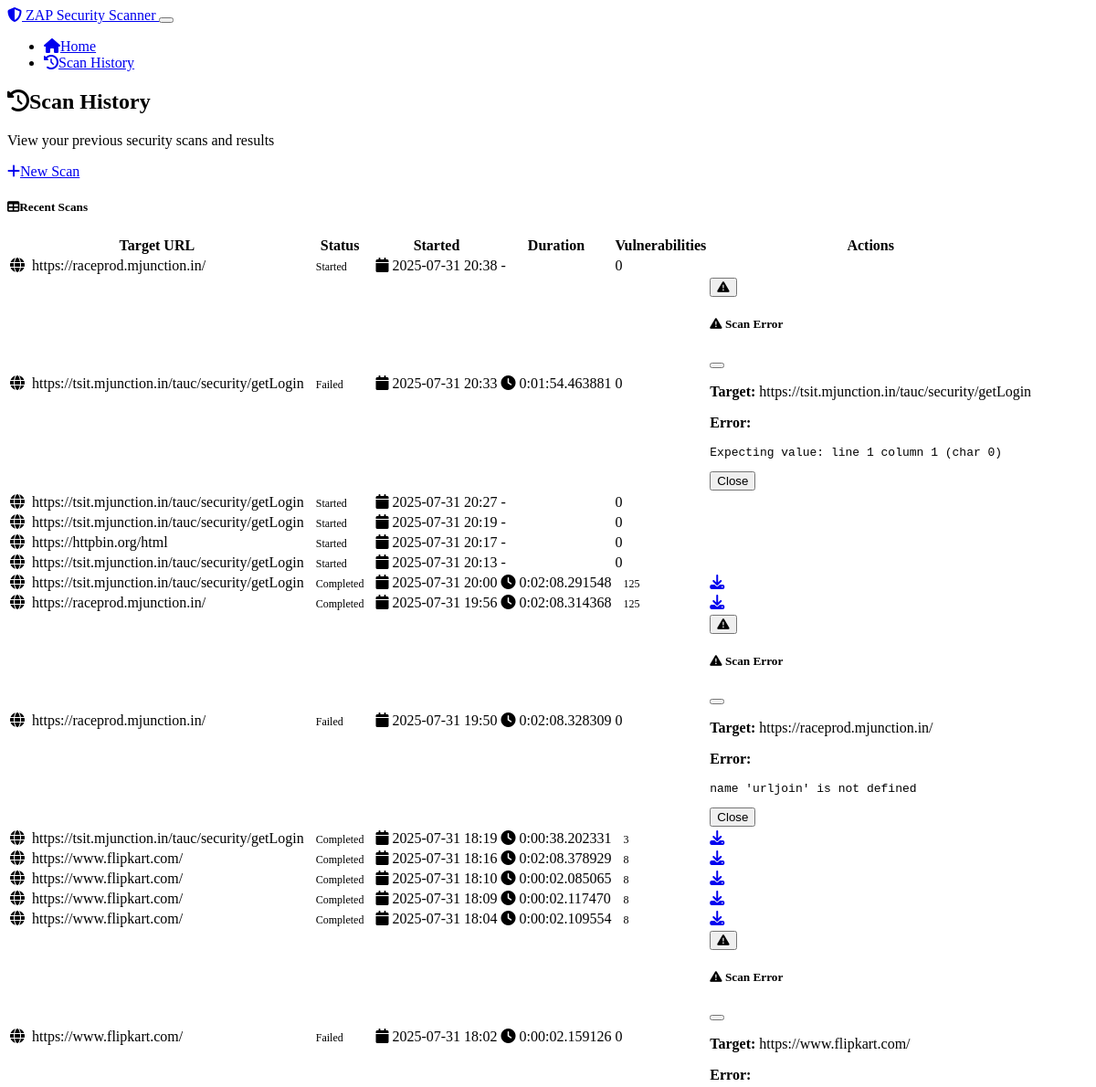
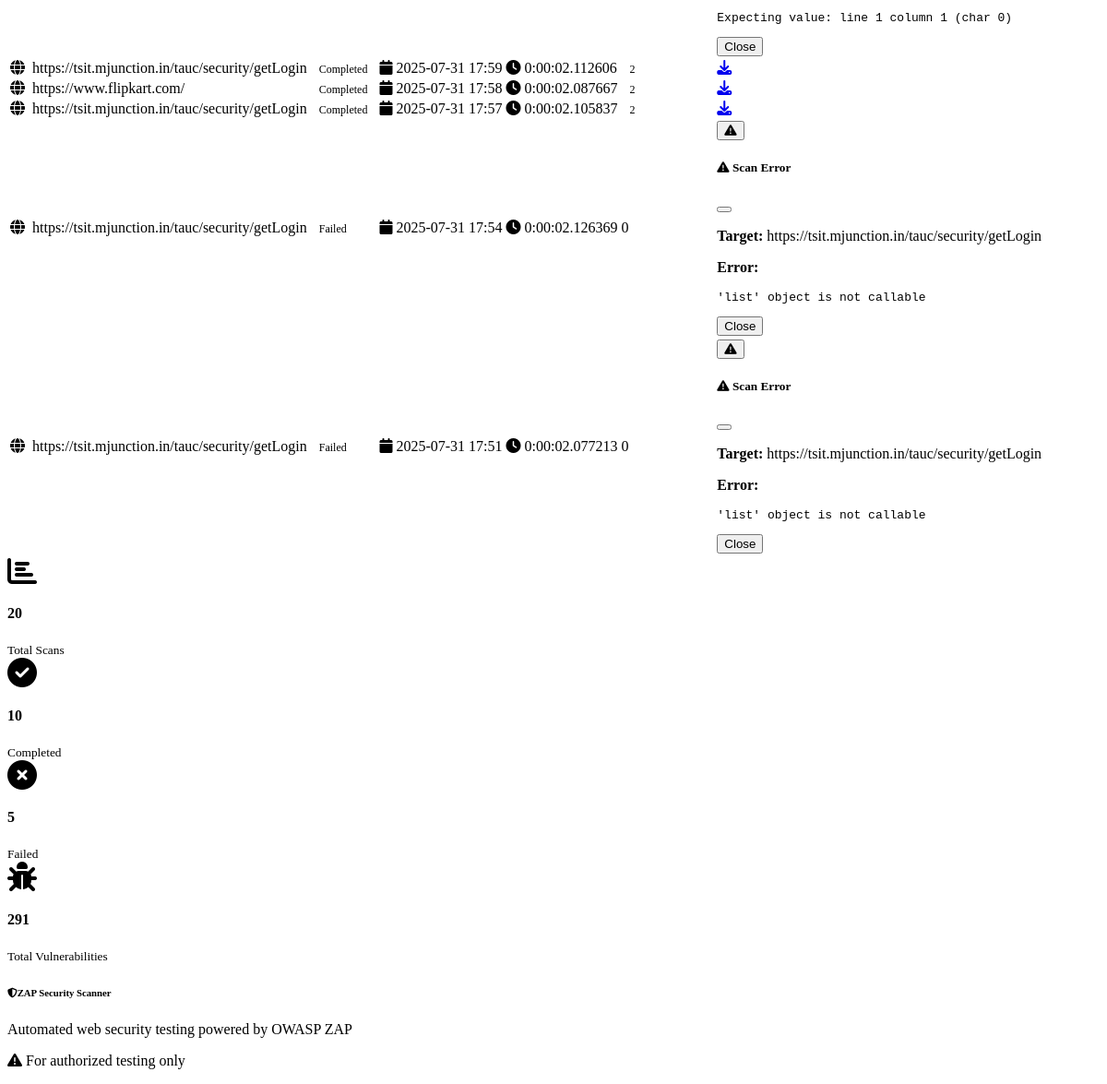
/scan_history, run on an earlier commit of the app's database (2 pictures, top to bottom).
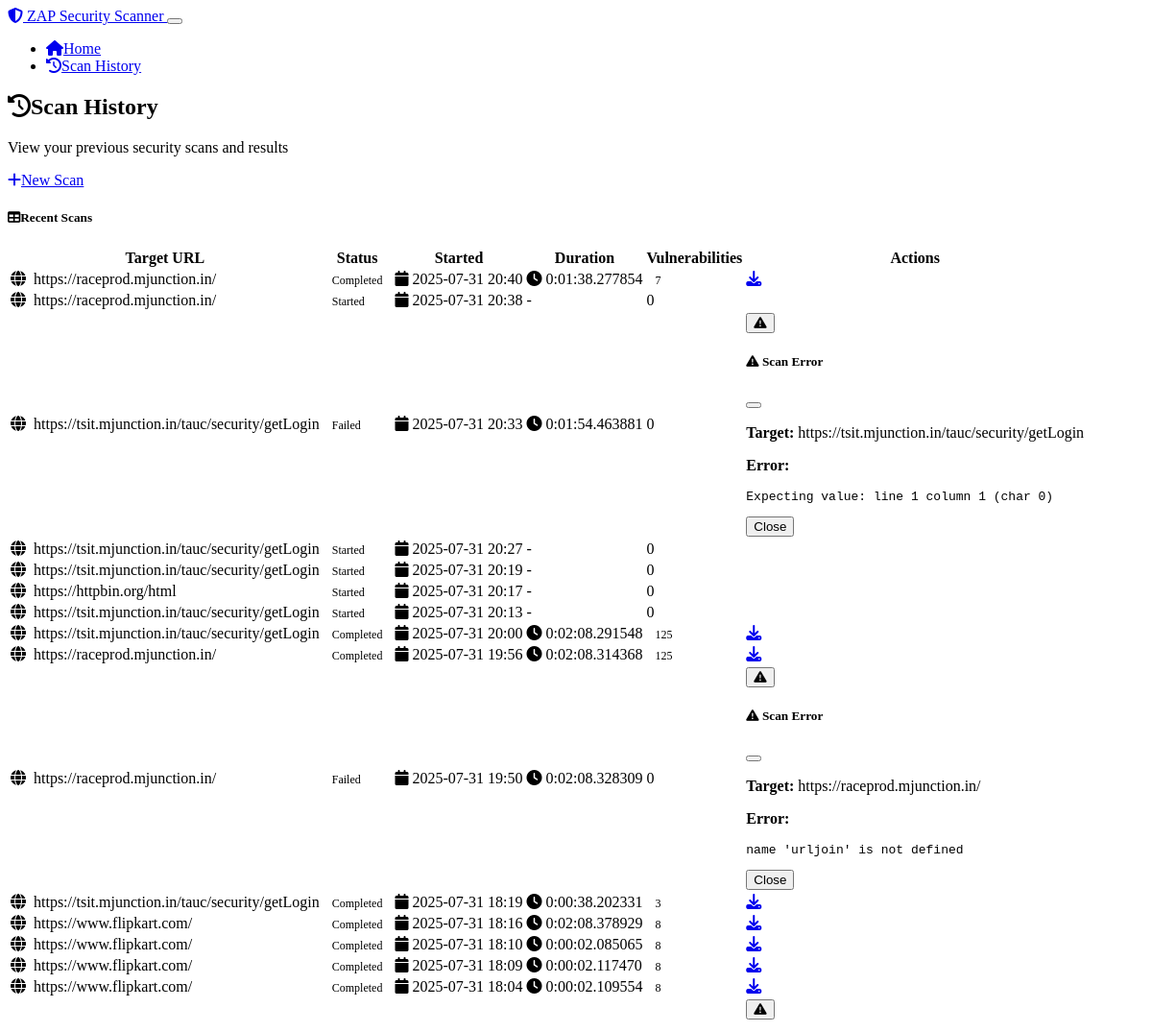
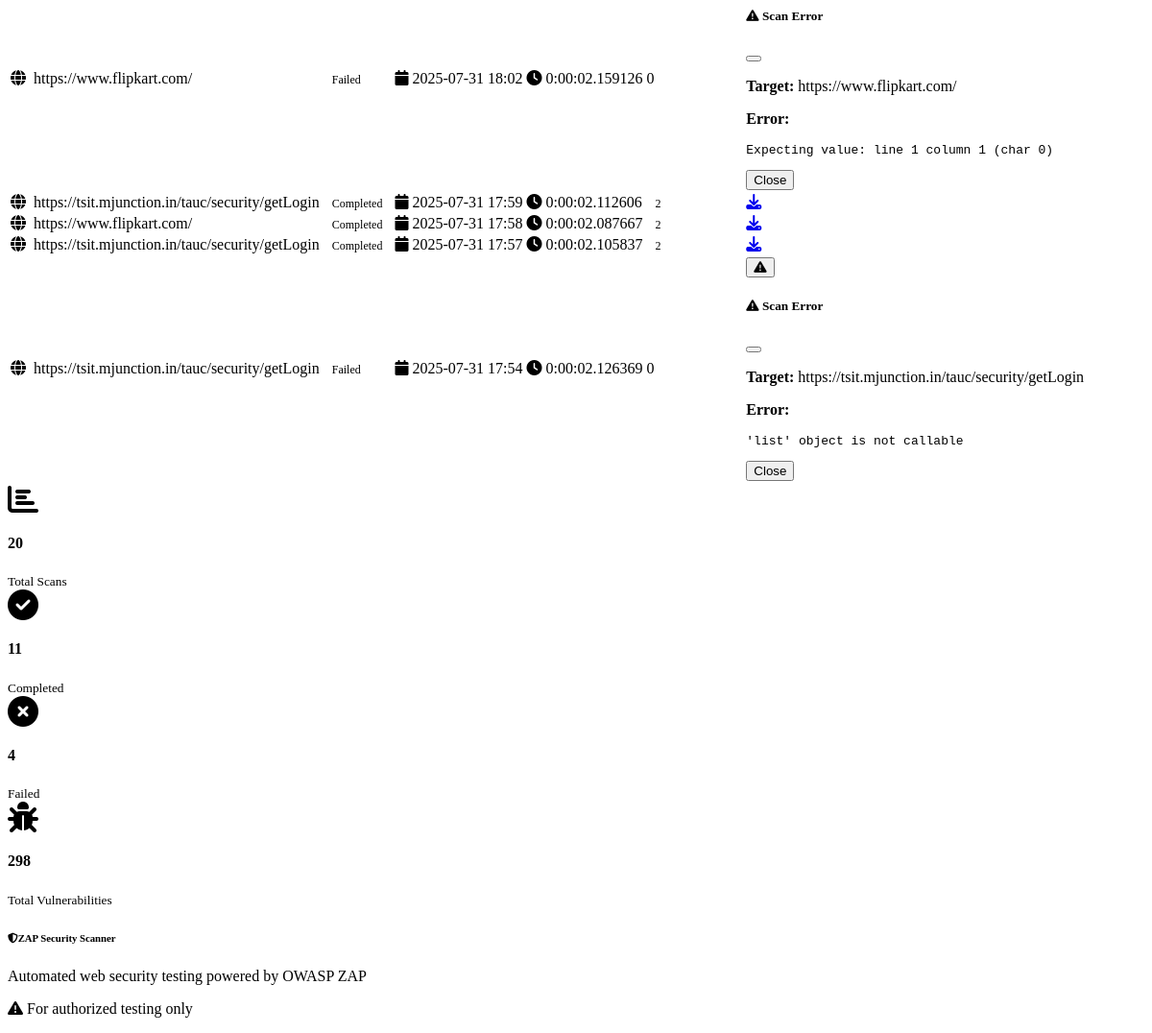
And on a later commit of the database (2 pictures, top to bottom).
### models.py (models this page shows, shortened)
class ScanRecord(db.Model):
    id = db.Column(db.Integer, primary_key=True)
    target_url = db.Column(db.String(500), nullable=False)
    status = db.Column(db.String(50), nullable=False, default='pending')  # pending, started, completed, failed, stopped
    started_at = db.Column(db.DateTime, nullable=False, default=datetime.utcnow)
    completed_at = db.Column(db.DateTime)
    vulnerability_count = db.Column(db.Integer, default=0)
    results_json = db.Column(Text)  # Store scan results as JSON
    error_message = db.Column(Text)
    @property
    def duration(self):
        if self.completed_at and self.started_at:
            return self.completed_at - self.started_at
        return None
    @property
    def status_badge_class(self):
        status_classes = {
            'pending': 'bg-secondary',
            'started': 'bg-primary',
            'completed': 'bg-success',
            'failed': 'bg-danger',
            'stopped': 'bg-warning'
        }
        return status_classes.get(self.status, 'bg-secondary')

### app.py (the view)
@app.route('/scan_history')
def scan_history():
    scans = models.ScanRecord.query.order_by(models.ScanRecord.started_at.desc()).limit(20).all()
    return render_template('scan_history.html', scans=scans)

### templates/scan_history.html (shortened to what this page needs)
{% extends "base.html" %}
{% block content %}
<div class="row">
    <div class="col-12">
        <div class="d-flex justify-content-between align-items-center mb-4">
            <div>
                <h2><i class="fas fa-history me-2"></i>Scan History</h2>
                <p class="text-muted mb-0">View your previous security scans and results</p>
            </div>
            <div>
                <a href="{{ url_for('index') }}" class="btn btn-primary">
                    <i class="fas fa-plus me-2"></i>New Scan
                </a>
            </div>
        </div>
        {% if scans %}
        <div class="card shadow">
            <div class="card-header bg-dark text-white">
                <h5 class="card-title mb-0">
                    <i class="fas fa-table me-2"></i>Recent Scans
                </h5>
            </div>
            <div class="card-body p-0">
                <div class="table-responsive">
                    <table class="table table-hover mb-0">
                        <thead class="table-dark">
                            <tr>
                                <th>Target URL</th>
                                <th>Status</th>
                                <th>Started</th>
                                <th>Duration</th>
                                <th>Vulnerabilities</th>
                                <th>Actions</th>
                            </tr>
                        </thead>
                        <tbody>
                            {% for scan in scans %}
                            <tr>
                                <td>
                                    <i class="fas fa-globe me-2 text-primary"></i>
                                    <span class="fw-bold">{{ scan.target_url|truncate(50) }}</span>
                                </td>
                                <td>
                                    <span class="badge {{ scan.status_badge_class }}">
                                        {{ scan.status|title }}
                                    </span>
                                </td>
                                <td>
                                    <i class="fas fa-calendar me-1 text-muted"></i>
                                    {{ scan.started_at.strftime('%Y-%m-%d %H:%M') }}
                                </td>
                                <td>
                                    {% if scan.duration %}
                                        <i class="fas fa-clock me-1 text-muted"></i>
                                        {{ scan.duration }}
                                    {% else %}
                                        <span class="text-muted">-</span>
                                    {% endif %}
                                </td>
                                <td>
                                    {% if scan.vulnerability_count %}
                                        <span class="badge bg-{{ 'danger' if scan.vulnerability_count > 5 else 'warning' if scan.vulnerability_count > 0 else 'success' }}">
                                            {{ scan.vulnerability_count }}
                                        </span>
                                    {% else %}
                                        <span class="text-muted">0</span>
                                    {% endif %}
                                </td>
                                <td>
                                    {% if scan.status == 'completed' and scan.results_json %}
                                        <a href="{{ url_for('download_report', scan_id=scan.id) }}"
                                           class="btn btn-sm btn-success me-2"
                                           title="Download PDF Report">
                                            <i class="fas fa-download"></i>
                                        </a>
                                    {% endif %}
                                    {% if scan.error_message %}
                                        <button class="btn btn-sm btn-outline-danger"
                                                data-bs-toggle="modal"
                                                data-bs-target="#errorModal{{ scan.id }}"
                                                title="View Error">
                                            <i class="fas fa-exclamation-triangle"></i>
                                        </button>
                                        <div class="modal fade" id="errorModal{{ scan.id }}" tabindex="-1">
                                            <div class="modal-dialog">
                                                <div class="modal-content">
                                                    <div class="modal-header bg-danger text-white">
                                                        <h5 class="modal-title">
                                                            <i class="fas fa-exclamation-triangle me-2"></i>
                                                            Scan Error
                                                        </h5>
                                                        <button type="button" class="btn-close" data-bs-dismiss="modal"></button>
                                                    </div>
                                                    <div class="modal-body">
                                                        <p><strong>Target:</strong> {{ scan.target_url }}</p>
                                                        <p><strong>Error:</strong></p>
                                                        <pre class="bg-light p-3 rounded">{{ scan.error_message }}</pre>
                                                    </div>
                                                    <div class="modal-footer">
                                                        <button type="button" class="btn btn-secondary" data-bs-dismiss="modal">Close</button>
                                                    </div>
                                                </div>
                                            </div>
                                        </div>
                                    {% endif %}
                                </td>
                            </tr>
                            {% endfor %}
                        </tbody>
                    </table>
                </div>
            </div>
        </div>
        {% endif %}
        {% if scans %}
        <div class="row mt-4">
            <div class="col-md-3">
                <div class="card bg-primary text-white">
                    <div class="card-body text-center">
                        <i class="fas fa-chart-bar fa-2x mb-2"></i>
                        <h4>{{ scans|length }}</h4>
                        <small>Total Scans</small>
                    </div>
                </div>
            </div>
            <div class="col-md-3">
                <div class="card bg-success text-white">
                    <div class="card-body text-center">
                        <i class="fas fa-check-circle fa-2x mb-2"></i>
                        <h4>{{ scans|selectattr('status', 'equalto', 'completed')|list|length }}</h4>
                        <small>Completed</small>
                    </div>
                </div>
            </div>
            <div class="col-md-3">
                <div class="card bg-danger text-white">
                    <div class="card-body text-center">
                        <i class="fas fa-times-circle fa-2x mb-2"></i>
                        <h4>{{ scans|selectattr('status', 'equalto', 'failed')|list|length }}</h4>
                        <small>Failed</small>
                    </div>
                </div>
            </div>
            <div class="col-md-3">
                <div class="card bg-warning text-dark">
                    <div class="card-body text-center">
                        <i class="fas fa-bug fa-2x mb-2"></i>
                        <h4>{{ scans|sum(attribute='vulnerability_count') or 0 }}</h4>
                        <small>Total Vulnerabilities</small>
                    </div>
                </div>
            </div>
        </div>
        {% endif %}
    </div>
</div>
{% endblock %}

### templates/base.html (shortened to what this page needs)
<!DOCTYPE html>
<html lang="en" data-bs-theme="dark">
<head>
    <link href="https://cdn.replit.com/agent/bootstrap-agent-dark-theme.min.css" rel="stylesheet">
    <link rel="stylesheet" href="https://cdnjs.cloudflare.com/ajax/libs/font-awesome/6.4.0/css/all.min.css">
    <link rel="stylesheet" href="{{ url_for('static', filename='css/custom.css') }}">
</head>
<body>
    <nav class="navbar navbar-expand-lg navbar-dark bg-dark">
        <div class="container">
            <a class="navbar-brand" href="{{ url_for('index') }}">
                <i class="fas fa-shield-alt me-2"></i>
                ZAP Security Scanner
            </a>
            <button class="navbar-toggler" type="button" data-bs-toggle="collapse" data-bs-target="#navbarNav">
            </button>
            <div class="collapse navbar-collapse" id="navbarNav">
                <ul class="navbar-nav ms-auto">
                    <li class="nav-item">
                        <a class="nav-link" href="{{ url_for('index') }}">
                            <i class="fas fa-home me-1"></i>Home
                        </a>
                    </li>
                    <li class="nav-item">
                        <a class="nav-link" href="{{ url_for('scan_history') }}">
                            <i class="fas fa-history me-1"></i>Scan History
                        </a>
                    </li>
                </ul>
            </div>
        </div>
    </nav>
    <main class="container my-4">
        {% block content %}{% endblock %}
    </main>
    <footer class="bg-dark text-light py-4 mt-5">
        <div class="container">
            <div class="row">
                <div class="col-md-6">
                    <h6><i class="fas fa-shield-alt me-2"></i>ZAP Security Scanner</h6>
                    <p class="small mb-0">Automated web security testing powered by OWASP ZAP</p>
                </div>
                <div class="col-md-6 text-md-end">
                    <p class="small mb-0">
                        <i class="fas fa-exclamation-triangle me-1"></i>
                        For authorized testing only
                    </p>
                </div>
            </div>
        </div>
    </footer>
</body>
</html>

### static/css/custom.css (style rules this page uses)
.card { transition: transform 0.2s ease-in-out, box-shadow 0.2s ease-in-out; }
.badge { font-size: 0.75em; padding: 0.5em 0.75em; }
[data-bs-theme="dark"] .card { background-color: var(--bs-dark); border-color: var(--bs-secondary); }
[data-bs-theme="dark"] .text-muted { color: var(--bs-secondary) !important; }
footer { margin-top: auto; }
html { scroll-behavior: smooth; }
.fas + span, .far + span { margin-left: 0.25rem; }

What changed in the data, as far as the page shows it:
no longer on this page (row unchanged): ScanRecord: target_url "https://tsit.mjunction.in/tauc/security/getLogin", status "Failed", started_at "2025-07-31 17:51", duration "0:00:02.077213", vulnerability_count "0", error_message "'list' object is not callable"
added ScanRecord: target_url "https://raceprod.mjunction.in/", status "Completed", started_at "2025-07-31 20:40", duration "0:01:38.277854", vulnerability_count "7"
Also different on the page:
{{ scans|selectattr('status', 'equalto', 'completed')|list|length }}: "10" → "11"
{{ scans|selectattr('status', 'equalto', 'failed')|list|length }}: "5" → "4"
{{ scans|sum(attribute='vulnerability_count') or 0 }}: "291" → "298"
